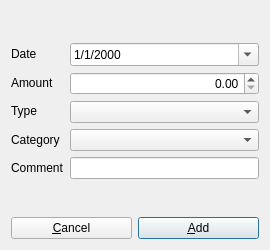
<?xml version="1.0" encoding="UTF-8"?>
<ui version="4.0">
 <class>AddTransactionPresenter</class>
 <widget class="QDialog" name="AddTransactionPresenter">
  <property name="geometry">
   <rect>
    <x>0</x>
    <y>0</y>
    <width>270</width>
    <height>250</height>
   </rect>
  </property>
  <property name="windowTitle">
   <string>Add Transaction</string>
  </property>
  <layout class="QVBoxLayout" name="verticalLayout_4">
   <item>
    <spacer name="verticalSpacer_2">
     <property name="orientation">
      <enum>Qt::Vertical</enum>
     </property>
     <property name="sizeHint" stdset="0">
      <size>
       <width>20</width>
       <height>40</height>
      </size>
     </property>
    </spacer>
   </item>
   <item>
    <layout class="QHBoxLayout" name="horizontalLayout_2">
     <item>
      <layout class="QVBoxLayout" name="verticalLayout_2">
       <item>
        <widget class="QLabel" name="labelDate">
         <property name="text">
          <string>Date</string>
         </property>
        </widget>
       </item>
       <item>
        <widget class="QLabel" name="labelAmount">
         <property name="text">
          <string>Amount</string>
         </property>
        </widget>
       </item>
       <item>
        <widget class="QLabel" name="labelType">
         <property name="text">
          <string>Type</string>
         </property>
        </widget>
       </item>
       <item>
        <widget class="QLabel" name="labelCategory">
         <property name="text">
          <string>Category</string>
         </property>
        </widget>
       </item>
       <item>
        <widget class="QLabel" name="label">
         <property name="text">
          <string>Comment</string>
         </property>
        </widget>
       </item>
      </layout>
     </item>
     <item>
      <layout class="QVBoxLayout" name="verticalLayout">
       <item>
        <widget class="QDateEdit" name="dateEditDate">
         <property name="displayFormat">
          <string>M/d/yyyy</string>
         </property>
         <property name="calendarPopup">
          <bool>true</bool>
         </property>
        </widget>
       </item>
       <item>
        <widget class="QDoubleSpinBox" name="doubleSpinBoxAmount">
         <property name="alignment">
          <set>Qt::AlignRight|Qt::AlignTrailing|Qt::AlignVCenter</set>
         </property>
         <property name="maximum">
          <double>10000000000000000.000000000000000</double>
         </property>
        </widget>
       </item>
       <item>
        <widget class="QComboBox" name="comboBoxType"/>
       </item>
       <item>
        <widget class="QComboBox" name="comboBoxCategory"/>
       </item>
       <item>
        <widget class="QLineEdit" name="lineEditComment"/>
       </item>
      </layout>
     </item>
    </layout>
   </item>
   <item>
    <spacer name="verticalSpacer">
     <property name="orientation">
      <enum>Qt::Vertical</enum>
     </property>
     <property name="sizeHint" stdset="0">
      <size>
       <width>20</width>
       <height>40</height>
      </size>
     </property>
    </spacer>
   </item>
   <item>
    <layout class="QVBoxLayout" name="verticalLayout_3">
     <item>
      <layout class="QHBoxLayout" name="horizontalLayout_3">
       <item>
        <widget class="QPushButton" name="pushButtonCancel">
         <property name="toolTip">
          <string>Do not save this transaction [Esc]</string>
         </property>
         <property name="text">
          <string>&amp;Cancel</string>
         </property>
         <property name="shortcut">
          <string>Esc</string>
         </property>
         <property name="autoDefault">
          <bool>false</bool>
         </property>
        </widget>
       </item>
       <item>
        <widget class="QPushButton" name="pushButtonAdd">
         <property name="toolTip">
          <string>Add this transaction [Enter]</string>
         </property>
         <property name="text">
          <string>&amp;Add</string>
         </property>
         <property name="shortcut">
          <string>Enter</string>
         </property>
         <property name="default">
          <bool>true</bool>
         </property>
        </widget>
       </item>
      </layout>
     </item>
    </layout>
   </item>
  </layout>
 </widget>
 <resources/>
 <connections/>
</ui>
